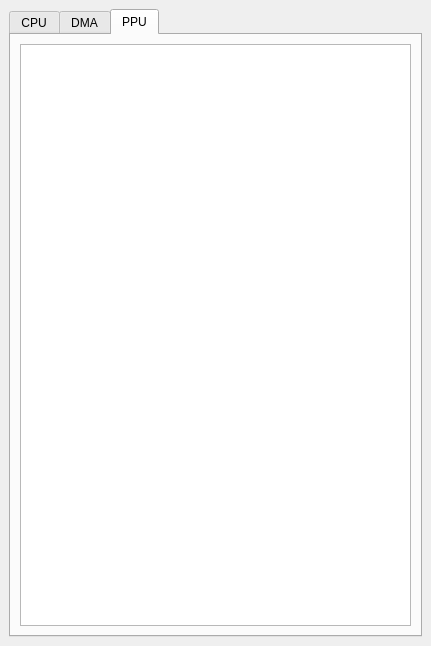
<?xml version="1.0" encoding="UTF-8"?>
<ui version="4.0">
 <class>RegistersView</class>
 <widget class="QMainWindow" name="RegistersView">
  <property name="geometry">
   <rect>
    <x>0</x>
    <y>0</y>
    <width>431</width>
    <height>646</height>
   </rect>
  </property>
  <property name="windowTitle">
   <string>Registers's Debugger</string>
  </property>
  <property name="windowIcon">
   <iconset resource="../resources/appResources.qrc">
    <normaloff>:/resources/Logo.png</normaloff>:/resources/Logo.png</iconset>
  </property>
  <widget class="QWidget" name="centralwidget">
   <layout class="QGridLayout" name="gridLayout">
    <item row="0" column="0">
     <widget class="QTabWidget" name="tabWidget">
      <property name="currentIndex">
       <number>2</number>
      </property>
      <property name="documentMode">
       <bool>false</bool>
      </property>
      <property name="tabsClosable">
       <bool>false</bool>
      </property>
      <property name="movable">
       <bool>true</bool>
      </property>
      <widget class="QWidget" name="cpu">
       <attribute name="title">
        <string>CPU</string>
       </attribute>
       <layout class="QGridLayout" name="gridLayout_2">
        <item row="0" column="0">
         <layout class="QFormLayout" name="formLayout"/>
        </item>
       </layout>
      </widget>
      <widget class="QWidget" name="dma">
       <attribute name="title">
        <string>DMA</string>
       </attribute>
       <layout class="QGridLayout" name="gridLayout_4">
        <item row="0" column="0">
         <widget class="QTabWidget" name="tabWidget_2">
          <property name="currentIndex">
           <number>6</number>
          </property>
          <widget class="QWidget" name="channel1">
           <attribute name="title">
            <string>1</string>
           </attribute>
           <layout class="QGridLayout" name="gridLayout_5">
            <item row="0" column="0">
             <widget class="QTableView" name="dmaChannel1"/>
            </item>
           </layout>
          </widget>
          <widget class="QWidget" name="channel2">
           <attribute name="title">
            <string>2</string>
           </attribute>
           <layout class="QGridLayout" name="gridLayout_6">
            <item row="0" column="0">
             <widget class="QTableView" name="dmaChannel2"/>
            </item>
           </layout>
          </widget>
          <widget class="QWidget" name="channel3">
           <attribute name="title">
            <string>3</string>
           </attribute>
           <layout class="QGridLayout" name="gridLayout_7">
            <item row="0" column="0">
             <widget class="QTableView" name="dmaChannel3"/>
            </item>
           </layout>
          </widget>
          <widget class="QWidget" name="channel4">
           <attribute name="title">
            <string>4</string>
           </attribute>
           <layout class="QGridLayout" name="gridLayout_8">
            <item row="0" column="0">
             <widget class="QTableView" name="dmaChannel4"/>
            </item>
           </layout>
          </widget>
          <widget class="QWidget" name="channel5">
           <attribute name="title">
            <string>5</string>
           </attribute>
           <layout class="QGridLayout" name="gridLayout_9">
            <item row="0" column="0">
             <widget class="QTableView" name="dmaChannel5"/>
            </item>
           </layout>
          </widget>
          <widget class="QWidget" name="channel6">
           <attribute name="title">
            <string>6</string>
           </attribute>
           <layout class="QGridLayout" name="gridLayout_10">
            <item row="0" column="0">
             <widget class="QTableView" name="dmaChannel6"/>
            </item>
           </layout>
          </widget>
          <widget class="QWidget" name="channel7">
           <attribute name="title">
            <string>7</string>
           </attribute>
           <layout class="QGridLayout" name="gridLayout_11">
            <item row="0" column="0">
             <widget class="QTableView" name="dmaChannel7"/>
            </item>
           </layout>
          </widget>
          <widget class="QWidget" name="channel8">
           <attribute name="title">
            <string>8</string>
           </attribute>
           <layout class="QGridLayout" name="gridLayout_12">
            <item row="0" column="0">
             <widget class="QTableView" name="dmaChannel8"/>
            </item>
           </layout>
          </widget>
         </widget>
        </item>
       </layout>
      </widget>
      <widget class="QWidget" name="ppu">
       <attribute name="title">
        <string>PPU</string>
       </attribute>
       <layout class="QGridLayout" name="gridLayout_3">
        <item row="0" column="0">
         <widget class="QTableView" name="ppuRegisters"/>
        </item>
       </layout>
      </widget>
     </widget>
    </item>
   </layout>
  </widget>
 </widget>
 <resources>
  <include location="../resources/appResources.qrc"/>
 </resources>
 <connections/>
</ui>
